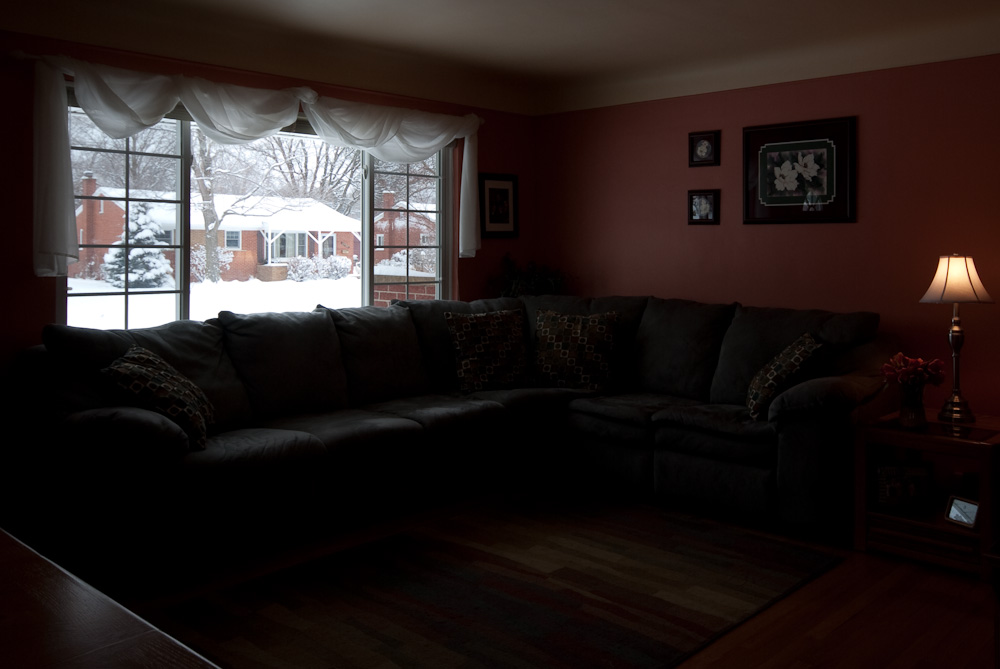
%> input picture 2 - Adaptive Gamma Correction/underexposed.jpg, 1000 x 669 px
$ octave gammaAdattativa.m   (GNU Octave 9; MATLAB toolbox functions it lacks are replaced by stand-ins)
%> lines starting %> are read from the running program, lines starting %| are printed output that depends on the picture
im = imread("underexposed.jpg");
%> im is the input picture: size 669x1000x3 uint8; mean R, G, B 42.5, 33.2, 31.3

figure(1)
imshow(im), title("Immagine originale")

% Gamma correction globale
im = im2double(im);
%> im: size 669x1000x3 double

% Fare la gamma così non è correttissimo, perché effettuiamo una operazione non lineare sui canali colore; la cosa
% corretta da fare sarebbe convertire in YCbCr e lavorare solo sulla luminanza
gamma = 0.4;
im1 = im .^ gamma;
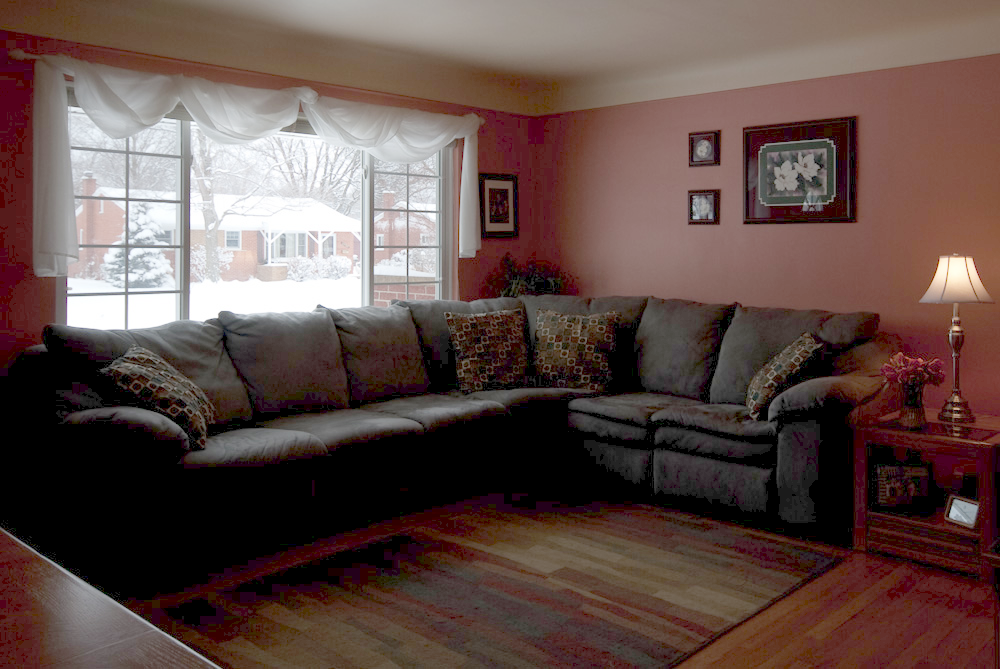
%> im1: size 669x1000x3 double; mean R, G, B 0.386, 0.304, 0.286

gamma = 4;
im2 = im .^ gamma;
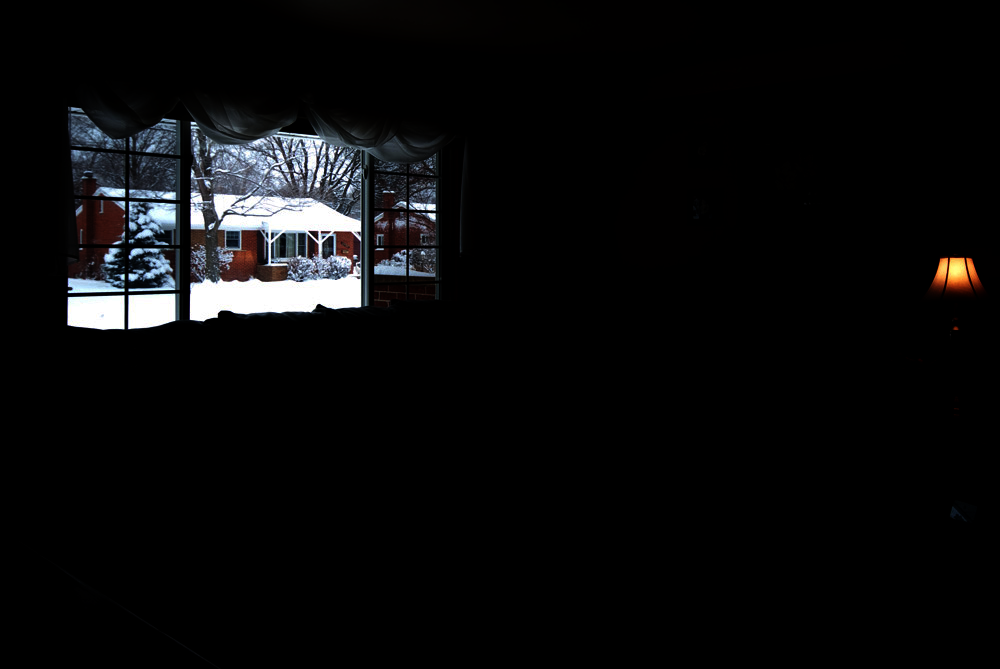
%> im2: size 669x1000x3 double; mean R, G, B 0.0427, 0.0433, 0.0461

figure(2)
subplot(1, 2, 1), imshow(im1)
subplot(1, 2, 2), imshow(im2)

gamma = 4 * rand(size(im, 1), size(im, 2));
im3 = im .^ gamma;
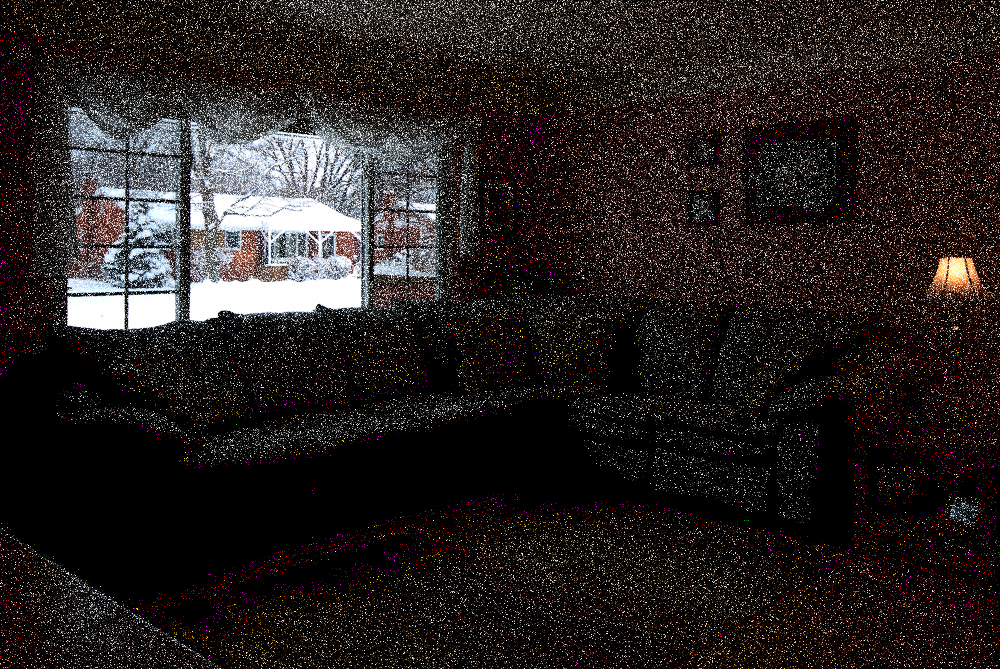
%> im3: size 669x1000x3 double; mean R, G, B 0.15, 0.127, 0.124
figure(3), imshow(im3)

%% Gamma correction adattativa
% converto in YCbCr
ycbcr = rgb2ycbcr(im);
%> ycbcr: size 669x1000x3 double; mean of channels 1, 2, 3 0.183, 0.493, 0.519

% Estraggo il canale Y
canaleY = ycbcr(:, :, 1);
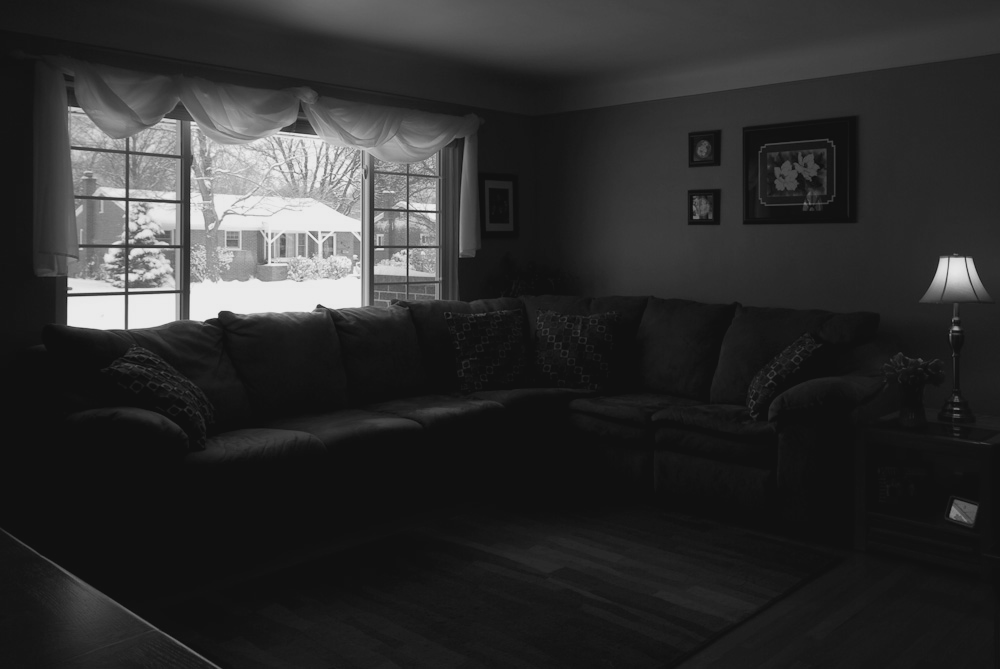
%> canaleY: size 669x1000 double; min 0.0627, max 0.922, mean 0.183

% TBD: faccio le operazioni che devo fare sul canale Y
canaleY = canaleY .^ 0.4; % Esempio solo per poter eseguire il codice; da sostituire
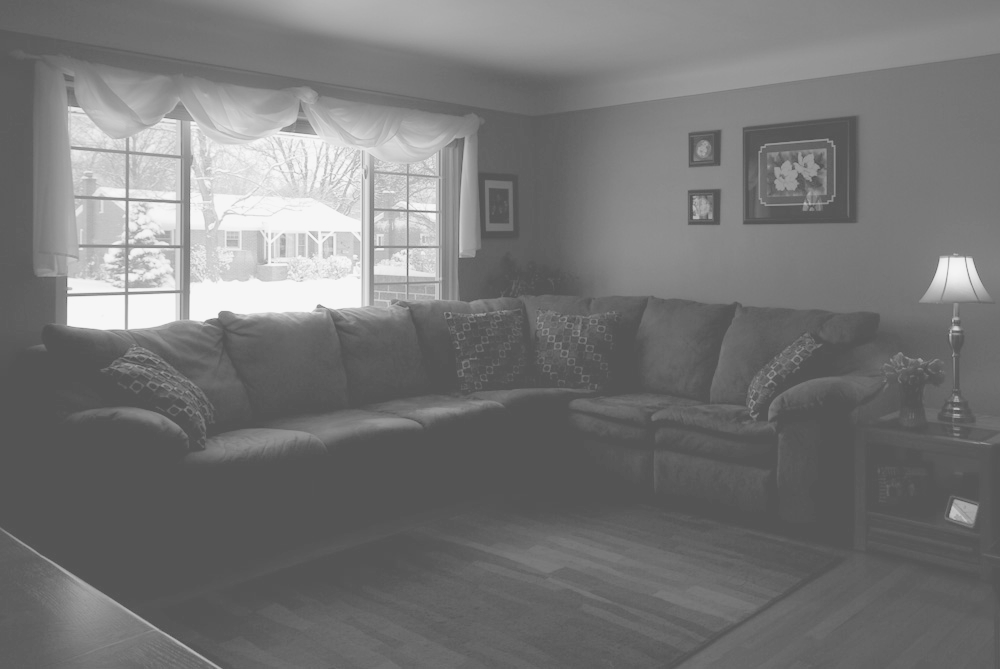
%> canaleY: size 669x1000 double; min 0.33, max 0.968, mean 0.466

% Calcolo la maschera
mask = 1 - canaleY;
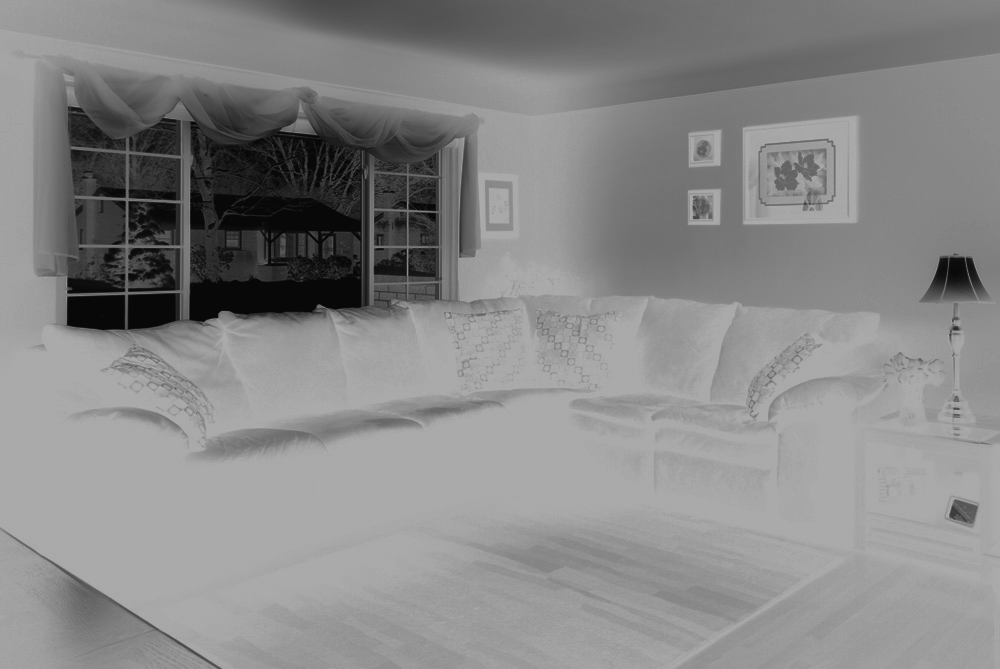
%> mask: size 669x1000 double; min 0.0321, max 0.67, mean 0.534
figure, imshow(mask)
mask = imgaussfilt(mask, 10); % Cambiare il parametro di sigma?
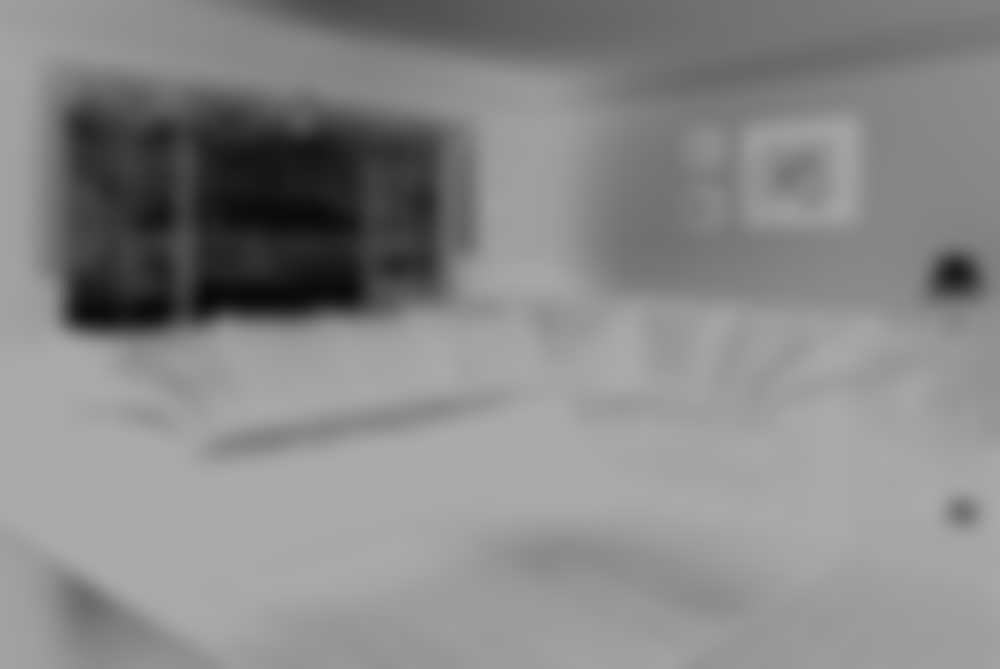
%> mask: size 669x1000 double; min 0.0425, max 0.67, mean 0.534
figure, imshow(mask)

% nuovoCanaleY = ...

% Sovrascrivo il canale Y
%> (the run ends here)
